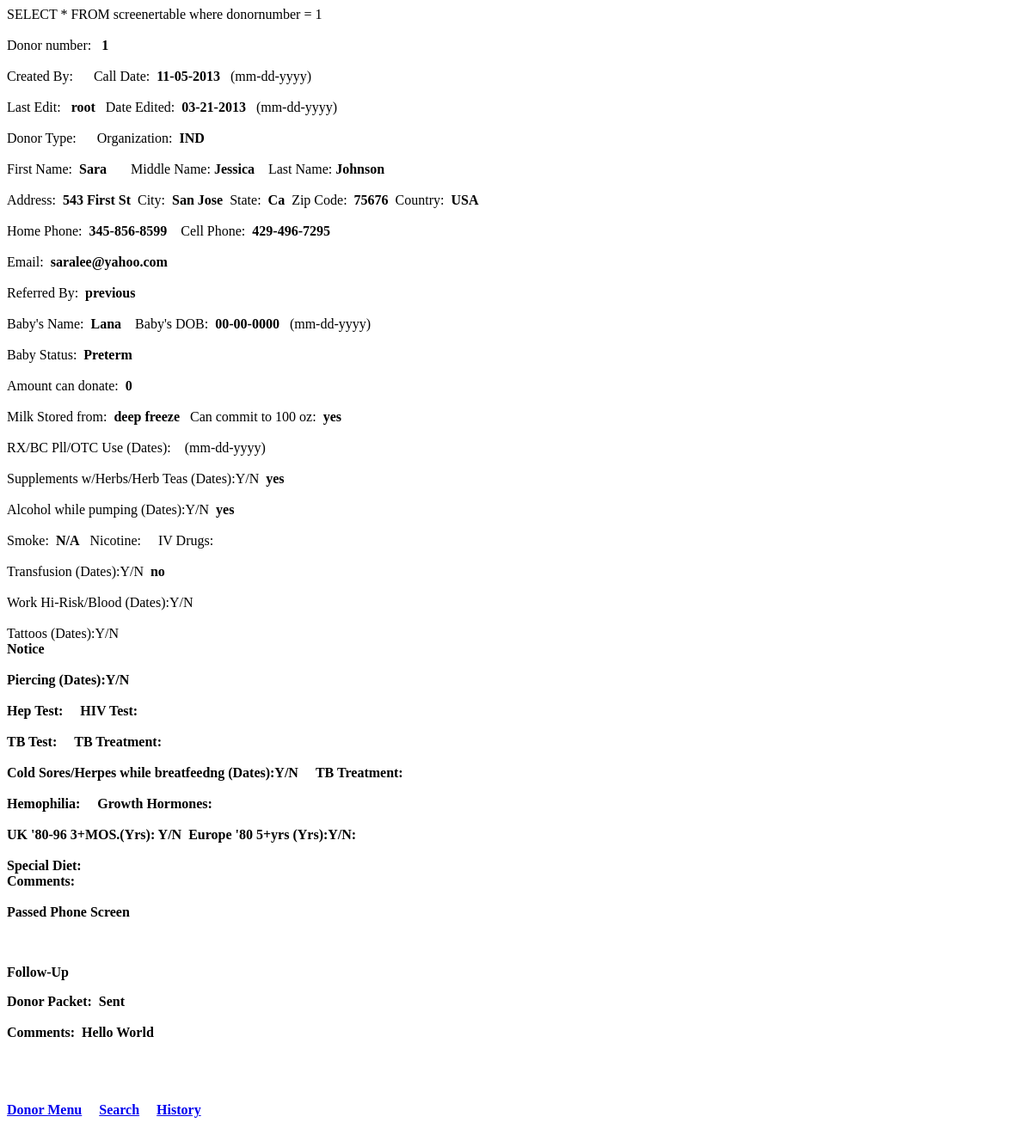
Before: /mothersmilk/donor_bu/donordsply.php?dnum=1 with the older database file.
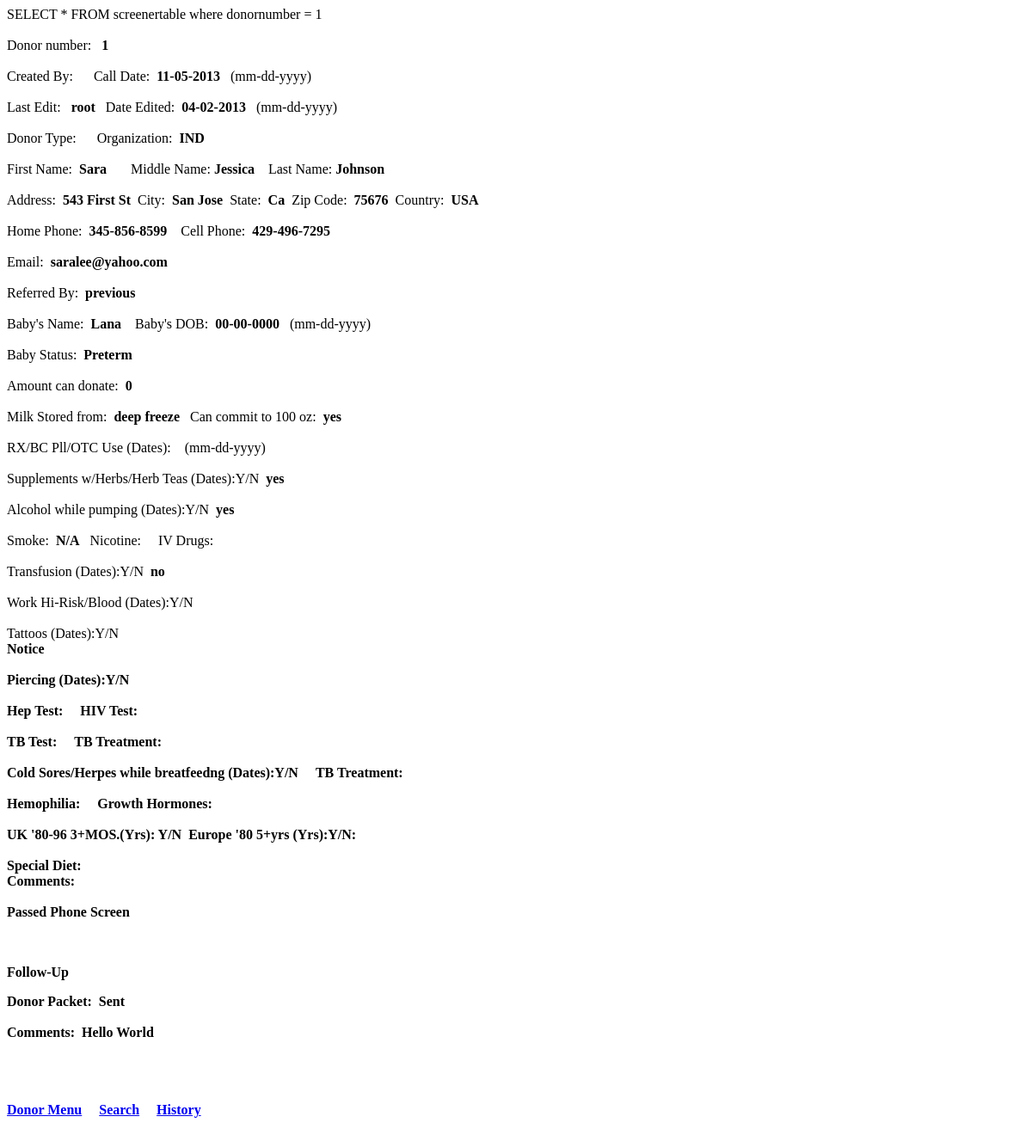
After: the same page with the newer database file.
### tables this page shows
CREATE TABLE IF NOT EXISTS `screenertable` (
  `lastname` varchar(20) NOT NULL,
  `dairyfree` varchar(15) NOT NULL,
  `apstatus` varchar(15) DEFAULT NULL COMMENT 'application status',
  `dnrapdate` date NOT NULL COMMENT 'Donor  Application  Date (Call Date)',
  `donornumber` int(10) unsigned NOT NULL COMMENT 'donor number',
  `address` varchar(20) NOT NULL,
  `city` varchar(20) NOT NULL,
  `state` varchar(20) DEFAULT NULL,
  `zip` int(10) unsigned NOT NULL,
  `country` varchar(15) NOT NULL,
  `homephone` int(10) unsigned NOT NULL,
  `cellphone` int(10) unsigned NOT NULL,
  `babysname` varchar(20) NOT NULL COMMENT 'Baby''s Name',
  `email` varchar(30) NOT NULL COMMENT 'email address',
  `firstname` varchar(20) NOT NULL,
  `middlename` varchar(20) NOT NULL,
  `babysdob` date NOT NULL COMMENT 'Baby''s date of birth',
  `babystatus` varchar(15) NOT NULL,
  `referral` varchar(20) NOT NULL COMMENT 'How donor was referred',
  `donateamount` int(11) NOT NULL,
  `donatecommit` varchar(3) NOT NULL,
  `storefrom` varchar(15) NOT NULL,
  `milkcommit` varchar(4) NOT NULL,
  `herbs` varchar(25) NOT NULL,
  `alcohol` varchar(15) NOT NULL,
  `transfusion` varchar(15) NOT NULL,
  `createdby` varchar(20) NOT NULL,
  `lastedit` varchar(20) NOT NULL,
  `lasteditdate` date NOT NULL,
  `donorpacket` varchar(10) NOT NULL,
  `donorcomment` varchar(128) NOT NULL COMMENT 'Comments',
  `organization` varchar(5) NOT NULL,
  `rxbcdate` varchar(45) NOT NULL,
  `smoke` varchar(4) NOT NULL,
  `organizationother` varchar(45) NOT NULL,
  `rxbcchoose` varchar(5) NOT NULL,
  `herbschoose` varchar(5) NOT NULL,
  `alcoholchoose` varchar(5) NOT NULL,
  `ivDrug` varchar(5) NOT NULL,
  `transfusionchoose` varchar(5) NOT NULL,
  `workchoose` varchar(5) NOT NULL,
  `work` varchar(15) NOT NULL,
  `determinechoose` varchar(25) NOT NULL,
  `determine` varchar(15) NOT NULL,
  `heptest` varchar(5) NOT NULL,
  `tattooschoose` varchar(5) NOT NULL,
  `tattoos` varchar(15) NOT NULL,
  `hivtest` varchar(5) NOT NULL,
  `tbtest` varchar(5) NOT NULL,
  `tbtreat` varchar(5) NOT NULL,
  `herpeschoose` varchar(5) NOT NULL,
  `herpes` varchar(15) NOT NULL,
  `hemophilia` varchar(5) NOT NULL,
  `hormones` varchar(5) NOT NULL,
  `ukmoschoose` varchar(5) NOT NULL,
  `ukmos` varchar(15) NOT NULL,
  `eurochoose` varchar(5) NOT NULL,
  `euro` varchar(15) NOT NULL,
  `diet` varchar(10) NOT NULL,
  `process` varchar(5) NOT NULL,
  `donorpacketbymail` varchar(3) NOT NULL,
  `donorpacketbyemail` varchar(3) NOT NULL,
  `donorpacketbyfax` varchar(3) NOT NULL,
  `datesentpacket` varchar(10) NOT NULL,
  `staffinitdatesentpacket` varchar(5) NOT NULL,
  `datereceivedpacket` varchar(10) NOT NULL,
  `staffinitdatereceivedpacket` varchar(5) NOT NULL,
  `pedifaxneeded` varchar(3) NOT NULL,
  `datesentpedi` varchar(10) NOT NULL,
  `staffinitdatesentpedi` varchar(5) NOT NULL,
  `datereceivedpedi` varchar(10) NOT NULL,
  `staffinitdatereceivedpedi` varchar(5) NOT NULL,
  `obfaxneeded` varchar(3) NOT NULL,
  `datesentob` varchar(10) NOT NULL,
  `staffinitdatesentob` varchar(5) NOT NULL,
  `datereceivedob` varchar(10) NOT NULL,
  `staffinitdatereceivedob` varchar(5) NOT NULL,
  `other` text NOT NULL,
  `datesentother` varchar(10) NOT NULL,
  `staffinitdatesentother` varchar(5) NOT NULL,
  `datereceivedother` varchar(10) NOT NULL,
  `staffinitdatereceivedother` varchar(5) NOT NULL,
  `datepacketreview` varchar(10) NOT NULL,
  `packetreviewstatus` varchar(6) NOT NULL,
  `staffinitpacketreview` varchar(6) NOT NULL,
  `q1` varchar(3) NOT NULL,
  `q2` varchar(3) NOT NULL,
  `q3` varchar(3) NOT NULL,
  `q4` varchar(3) NOT NULL,
  `q5` varchar(3) NOT NULL,
  `q6` varchar(3) NOT NULL,
  `q7` varchar(3) NOT NULL,
  `q8` varchar(3) NOT NULL,
  `q9` varchar(3) NOT NULL,
  `q10` varchar(3) NOT NULL,
  `q11` varchar(10) NOT NULL,
  `q12` varchar(3) NOT NULL,
  `q13` varchar(3) NOT NULL,
  `q14` varchar(10) NOT NULL,
  `q15` varchar(3) NOT NULL,
  `q16` varchar(3) NOT NULL,
  `q17` varchar(3) NOT NULL,
  `q18` varchar(3) NOT NULL,
  `q19` varchar(3) NOT NULL,
  `q20` varchar(3) NOT NULL,
  `q21` varchar(3) NOT NULL,
  `q22` varchar(3) NOT NULL,
  `q23` varchar(3) NOT NULL,
  `q24` varchar(3) NOT NULL,
  `q25` varchar(3) NOT NULL,
  `q26` varchar(3) NOT NULL,
  `q27` varchar(3) NOT NULL,
  `q28` varchar(3) NOT NULL,
  `q29` varchar(3) NOT NULL,
  `q30` varchar(3) NOT NULL,
  `q31` varchar(3) NOT NULL,
  `q32` varchar(3) NOT NULL,
  `q33` varchar(3) NOT NULL,
  `q34` varchar(3) NOT NULL,
  `q35` varchar(3) NOT NULL,
  `q36` varchar(3) NOT NULL,
  `q37` varchar(3) NOT NULL,
  `q38` varchar(3) NOT NULL,
  `q39` varchar(3) NOT NULL,
  `q40` varchar(3) NOT NULL,
  `q41` varchar(3) NOT NULL,
  `q42` varchar(3) NOT NULL,
  `q43` varchar(3) NOT NULL,
  `q44` varchar(3) NOT NULL,
  `q45` varchar(3) NOT NULL,
  `q46` text NOT NULL,
  `q47` varchar(3) NOT NULL,
  `q48` varchar(3) NOT NULL,
  `q49` varchar(3) NOT NULL,
  `bq1` varchar(3) NOT NULL,
  `bq2` varchar(3) NOT NULL,
  `bq3` varchar(3) NOT NULL,
  `bq4` varchar(3) NOT NULL,
  `bq5` varchar(3) NOT NULL,
  `bq6` varchar(3) NOT NULL,
  `reg` varchar(7) NOT NULL,
  `dfree` varchar(7) NOT NULL,
  `veg` varchar(7) NOT NULL,
  `vegan` varchar(7) NOT NULL,
  `others` varchar(7) NOT NULL
);

### mothersmilk/donor_bu/donordsply.php (the view, shortened to what this page needs)
<!DOCTYPE HTML PUBLIC "-//W3C//DTD HTML 4.0 Transitional//EN">
<HTML>
<HEAD>
</HEAD>
<BODY LANG="en-US" DIR="LTR">
<P>
<?php
$dnum = $_GET["dnum"];
$logtable = $_GET["logtable"];
$con = mysql_connect("localhost",$_SESSION["uname"],$_SESSION["pwd"]);
if (!$logtable)
   {
      $sql   = "SELECT * FROM screenertable where donornumber =  $dnum";
   }
else
   {
      $transactionnumber = $_GET["transactionnumber"];
      $sql   = "SELECT * FROM screenertablelog where donornumber =  $dnum and transactionnumber = $transactionnumber";
   }
echo $sql;
$result = mysql_query($sql, $con);
   $row = mysql_fetch_assoc($result);
$hphone = $row['homephone'];
$cphone = $row['cellphone'];
$hphoneac = substr($hphone,0,3);
$hphonepr = substr($hphone,3,3);
$hphonesu = substr($hphone,6,4);
$cphoneac = substr($cphone,0,3);
$cphonepr = substr($cphone,3,3);
$cphonesu = substr($cphone,6,4);
echo "Donor number:" . "&nbsp;&nbsp;&nbsp;" . "<b>" . $dnum . "</b>";
echo "Created By:" . "&nbsp;&nbsp;&nbsp;" . "<b>" . $row['createdby'] . "</b>";
$tstdate = $row['dnrapdate'];
echo "&nbsp;&nbsp;&nbsp;Call Date:&nbsp;&nbsp;" . "<b>" . substr($tstdate,5,2) . "-" .  substr($tstdate,8,2) . "-" . substr($tstdate,0,4) . "</b>" . "&nbsp;&nbsp;&nbsp;(mm-dd-yyyy)";
echo "Last Edit:" . "&nbsp;&nbsp;&nbsp;" . "<b>" . $row['lastedit'] . "</b>";
$tstdate = $row['lasteditdate'];
echo "&nbsp;&nbsp;&nbsp;Date Edited:&nbsp;&nbsp;" . "<b>" . substr($tstdate,5,2) . "-" .  substr($tstdate,8,2) . "-" . substr($tstdate,0,4) . "</b>" . "&nbsp;&nbsp;&nbsp;(mm-dd-yyyy)";
echo "Donor Type:&nbsp;&nbsp;". "<b>".$row['donortype']."</b>";
echo "&nbsp;&nbsp;&nbsp;&nbsp;Organization:&nbsp;&nbsp;". "<b>".$row['organization']."</b>";
echo "First Name:&nbsp;&nbsp;" . "<b>" . $row['firstname'] . "</b>";
echo "&nbsp;&nbsp;&nbsp;&nbsp;&nbsp;&nbsp;&nbsp;Middle Name:  " . "<b>" . $row['middlename'] . "</b>";
echo "&nbsp;&nbsp;&nbsp;&nbsp;Last Name:  " . "<b>" . $row['lastname'] . "</b>";
echo "Address:&nbsp;&nbsp;" . "<b>" . $row['address'] . "</b>";
echo "&nbsp;&nbsp;City:&nbsp;&nbsp;" . "<b>" . $row['city'] . "</b>";
echo "&nbsp;&nbsp;State:&nbsp;&nbsp;"  . "<b>" . $row['state'] . "</b>";
echo "&nbsp;&nbsp;Zip Code:&nbsp;&nbsp;"  . "<b>" . $row['zip'] . "</b>";
echo "&nbsp;&nbsp;Country:&nbsp;&nbsp;"  . "<b>" . $row['country'] . "</b>";
echo "Home Phone:&nbsp;&nbsp;"  . "<b>" . $hphoneac . "-" . $hphonepr . "-" . $hphonesu . "</b>";
echo "&nbsp;&nbsp;&nbsp;&nbsp;Cell Phone:&nbsp;&nbsp;"  . "<b>" . $cphoneac . "-" . $cphonepr . "-" . $cphonesu . "</b>";
echo "Email:&nbsp;&nbsp;" . "<b>" . $row['email'] . "</b>";
echo "Referred By:&nbsp;&nbsp;" . "<b>" . $row['referral'] . "</b>";
echo "Baby's Name:&nbsp;&nbsp;" . "<b>" . $row['babysname'] . "</b>";
$tstdate = $row['babysdob'];
echo "&nbsp;&nbsp;&nbsp;&nbsp;Baby's DOB:&nbsp;&nbsp;" . "<b>" . substr($tstdate,5,2) . "-" .  substr($tstdate,8,2) . "-" . substr($tstdate,0,4) . "</b>" . "&nbsp;&nbsp;&nbsp;(mm-dd-yyyy)";
echo "Baby Status:&nbsp;&nbsp;" . "<b>" . $row['babystatus'] . "</b>";
echo "Amount can donate:&nbsp;&nbsp;" . "<b>" . $row['donateamount'] . "</b>";
echo "Milk Stored from:&nbsp;&nbsp;" . "<b>" . $row['storefrom'] . "</b>";
echo "&nbsp;&nbsp;&nbsp;Can commit to 100 oz:&nbsp;&nbsp;" . "<b>" . $row['milkcommit'] . "</b>";
echo "RX/BC Pll/OTC Use (Dates):&nbsp;&nbsp;" . "<b>" . $row['rxbcdate'] . "</b>" . "&nbsp;&nbsp;(mm-dd-yyyy)";
echo "Supplements w/Herbs/Herb Teas (Dates):Y/N&nbsp;&nbsp;" . "<b>" . $row['herbs'] . "</b>";
echo "Alcohol while pumping (Dates):Y/N&nbsp;&nbsp;" . "<b>" . $row['alcohol'] . "</b>";
echo "Smoke:&nbsp;&nbsp;" . "<b>" . $row['smoke'] . "</b>";
echo "&nbsp;&nbsp;&nbsp;Nicotine:&nbsp;&nbsp;" . "<b>" . $row['nicotine'] . "</b>";
echo "&nbsp;&nbsp;&nbsp;IV Drugs:&nbsp;&nbsp;" . "<b>" . $row['ivdrugs'] . "</b>";
echo "Transfusion (Dates):Y/N&nbsp;&nbsp;" . "<b>" . $row['transfusion'] . "</b>";
echo "Work Hi-Risk/Blood (Dates):Y/N&nbsp;&nbsp;" . "<b>" . $row['work'] . "</b>";
echo "Tattoos (Dates):Y/N&nbsp;&nbsp;" . "<b>" . $row['tattoos'] . "</b>";
echo "Piercing (Dates):Y/N&nbsp;&nbsp;" . "<b>" . $row['piercing'] . "</b>";
echo "Hep Test:&nbsp;&nbsp;" . "<b>" . $row['piercing'] . "</b>";
echo "&nbsp;&nbsp;&nbsp;HIV Test:&nbsp;&nbsp;" . "<b>" . $row['piercing'] . "</b>";
echo "TB Test:&nbsp;&nbsp;" . "<b>" . $row['piercing'] . "</b>";
echo "&nbsp;&nbsp;&nbsp;TB Treatment:&nbsp;&nbsp;" . "<b>" . $row['piercing'] . "</b>";
echo "Cold Sores/Herpes while breatfeedng (Dates):Y/N&nbsp;&nbsp;" . "<b>" . $row['piercing'] . "</b>";
echo "&nbsp;&nbsp;&nbsp;TB Treatment:&nbsp;&nbsp;" . "<b>" . $row['piercing'] . "</b>";
echo "Hemophilia:&nbsp;&nbsp;" . "<b>" . $row['piercing'] . "</b>";
echo "&nbsp;&nbsp;&nbsp;Growth Hormones:&nbsp;&nbsp;" . "<b>" . $row['piercing'] . "</b>";
echo "UK '80-96 3+MOS.(Yrs): Y/N&nbsp;&nbsp;" . "<b>" . $row['piercing'] . "</b>";
echo "Europe '80 5+yrs (Yrs):Y/N:&nbsp;&nbsp;" . "<b>" . $row['piercing'] . "</b>";
echo "Special Diet:&nbsp;&nbsp;" . "<b>" . $row['piercing'] . "</b>";
echo "Comments:&nbsp;&nbsp;" . "<b>" . $row['piercing'] . "</b>";
echo "<b>Passed Phone Screen</b>" . "<b>" . $row['piercing'] . "</b>";
echo "<p><b>Follow-Up</b></p>";
echo "Donor Packet:&nbsp;&nbsp;" . "<b>" . $row['donorpacket'] . "</b>";
echo "Comments:&nbsp;&nbsp;" . "<b>" . $row['donorcomment'] . "</b>";
echo "<a href=\"./donormenu.php\">Donor Menu</a>\n";
echo "&nbsp;&nbsp;&nbsp;&nbsp;<a href=\"./donorsearch.php\">Search</a>\n";
echo "&nbsp;&nbsp;&nbsp;&nbsp;<a href=\"./donorlog.php?dnum=$dnum\">History</a>\n";
?>
</P>
<P><BR><BR>
</BODY>
</HTML>

Changed rows visible on the page:
changed screenertable "11": lasteditdate "03" → "04"; lasteditdate "21" → "02"
